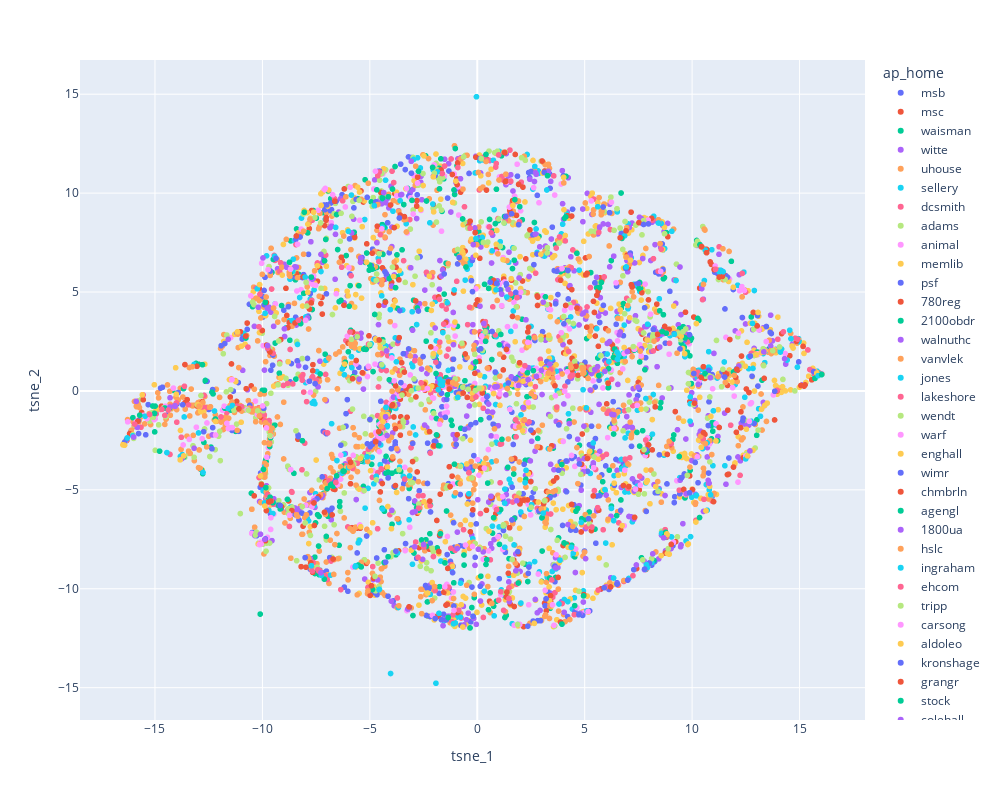

Notebook cell for this chart:
### Code cell
fig_tsne = px.scatter(plot_df, x='tsne_1', y='tsne_2', color='ap_home', width=1000, height=800)
fig_tsne.show()
